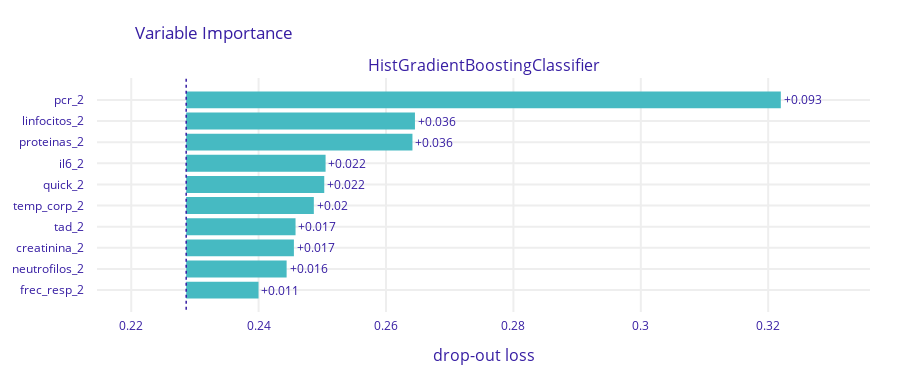

This figure's notebook cell:
### Code cell
import dalex as dx

exp = dx.Explainer(modelo_hgb, X, y)
vi = exp.model_parts()
vi.plot(max_vars=10)
#select the 10 most important variables from the explainer
imps = vi.result['variable'][-10:-1].tolist()

### Figure 1 — Plotly figure (JSON) as saved in the notebook; plotly's stock layout.template omitted (floating-point values rounded to 4 significant figures)
{"data": [{"base": 0.2286, "hoverinfo": "text", "hoverlabel": {"bgcolor": "rgba(0,0,0,0.8)"}, "hovertext": ["Model: HistGradientBoostingClassifier loss after<br>variable: pcr_2 is permuted: 0.322<br>Drop-out loss change: +0.093", "Model: HistGradientBoostingClassifier loss after<br>variable: linfocitos_2 is permuted: 0.265<br>Drop-out loss change: +0.036", "Model: HistGradientBoostingClassifier loss after<br>variable: proteinas_2 is permuted: 0.264<br>Drop-out loss change: +0.036", "Model: HistGradientBoostingClassifier loss after<br>variable: il6_2 is permuted: 0.251<br>Drop-out loss change: +0.022", "Model: HistGradientBoostingClassifier loss after<br>variable: quick_2 is permuted: 0.25<br>Drop-out loss change: +0.022", "Model: HistGradientBoostingClassifier loss after<br>variable: temp_corp_2 is permuted: 0.249<br>Drop-out loss change: +0.02", "Model: HistGradientBoostingClassifier loss after<br>variable: tad_2 is permuted: 0.246<br>Drop-out loss change: +0.017", "Model: HistGradientBoostingClassifier loss after<br>variable: creatinina_2 is permuted: 0.246<br>Drop-out loss change: +0.017", "Model: HistGradientBoostingClassifier loss after<br>variable: neutrofilos_2 is permuted: 0.244<br>Drop-out loss change: +0.016", "Model: HistGradientBoostingClassifier loss after<br>variable: frec_resp_2 is permuted: 0.24<br>Drop-out loss change: +0.011"], "marker": {"color": "#46bac2"}, "orientation": "h", "showlegend": false, "text": ["+0.093", "+0.036", "+0.036", "+0.022", "+0.022", "+0.02", "+0.017", "+0.017", "+0.016", "+0.011"], "textposition": "outside", "type": "bar", "x": [0.09335, 0.03591, 0.03552, 0.02188, 0.02167, 0.02004, 0.01717, 0.01691, 0.01577, 0.01135], "xaxis": "x", "y": ["pcr_2", "linfocitos_2", "proteinas_2", "il6_2", "quick_2", "temp_corp_2", "tad_2", "creatinina_2", "neutrofilos_2", "frec_resp_2"], "yaxis": "y"}], "layout": {"annotations": [{"font": {"size": 16}, "showarrow": false, "text": "HistGradientBoostingClassifier", "x": 0.5, "xanchor": "center", "xref": "paper", "y": 1, "yanchor": "bottom", "yref": "paper"}, {"font": {"size": 16}, "showarrow": false, "text": "drop-out loss", "x": 0.5, "xanchor": "center", "xref": "paper", "y": 0, "yanchor": "top", "yref": "paper", "yshift": -30}], "font": {"color": "#371ea3"}, "height": 383, "margin": {"b": 71, "r": 30, "t": 78}, "shapes": [{"line": {"color": "#371ea3", "dash": "dot", "width": 1.5}, "type": "line", "x0": 0.2286, "x1": 0.2286, "xref": "x", "y0": -1, "y1": 10, "yref": "y"}], "title": {"text": "Variable Importance", "x": 0.15}, "xaxis": {"anchor": "y", "automargin": true, "domain": [0, 1], "fixedrange": true, "gridwidth": 2, "range": [0.2146, 0.336], "tickcolor": "white", "ticklen": 3, "ticks": "outside", "type": "linear", "zeroline": false}, "yaxis": {"anchor": "x", "automargin": true, "autorange": "reversed", "domain": [0, 1], "fixedrange": true, "gridwidth": 2, "tickcolor": "white", "ticklen": 10, "ticks": "outside", "type": "category"}}}
